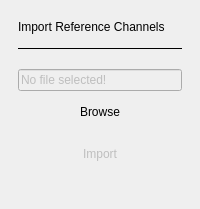
             <widget class="QWidget" name="addReference">
              <layout class="QVBoxLayout" name="verticalLayout_13">
               <property name="leftMargin">
                <number>18</number>
               </property>
               <property name="topMargin">
                <number>20</number>
               </property>
               <property name="rightMargin">
                <number>18</number>
               </property>
               <property name="bottomMargin">
                <number>0</number>
               </property>
               <item>
                <layout class="QVBoxLayout" name="verticalLayout_14">
                 <item>
                  <widget class="QLabel" name="label">
                   <property name="text">
                    <string>Import Reference Channels</string>
                   </property>
                   <property name="general_settings_label" stdset="0">
                    <bool>true</bool>
                   </property>
                  </widget>
                 </item>
                 <item>
                  <spacer name="verticalSpacer_13">
                   <property name="orientation">
                    <enum>Qt::Vertical</enum>
                   </property>
                   <property name="sizeType">
                    <enum>QSizePolicy::Fixed</enum>
                   </property>
                   <property name="sizeHint" stdset="0">
                    <size>
                     <width>20</width>
                     <height>8</height>
                    </size>
                   </property>
                  </spacer>
                 </item>
                 <item>
                  <widget class="Line" name="line_5">
                   <property name="maximumSize">
                    <size>
                     <width>16777215</width>
                     <height>1</height>
                    </size>
                   </property>
                   <property name="frameShadow">
                    <enum>QFrame::Plain</enum>
                   </property>
                   <property name="orientation">
                    <enum>Qt::Horizontal</enum>
                   </property>
                   <property name="blue_line" stdset="0">
                    <bool>true</bool>
                   </property>
                  </widget>
                 </item>
                 <item>
                  <spacer name="verticalSpacer_14">
                   <property name="orientation">
                    <enum>Qt::Vertical</enum>
                   </property>
                   <property name="sizeType">
                    <enum>QSizePolicy::Fixed</enum>
                   </property>
                   <property name="sizeHint" stdset="0">
                    <size>
                     <width>20</width>
                     <height>14</height>
                    </size>
                   </property>
                  </spacer>
                 </item>
                 <item>
                  <widget class="QLineEdit" name="fileLineEdit">
                   <property name="enabled">
                    <bool>false</bool>
                   </property>
                   <property name="text">
                    <string>No file selected!</string>
                   </property>
                   <property name="readOnly">
                    <bool>true</bool>
                   </property>
                  </widget>
                 </item>
                 <item>
                  <widget class="QPushButton" name="btnBrowseFile">
                   <property name="styleSheet">
                    <string notr="true">QPushButton {
  min-height: 30px;
  max-height: 30px;

  border: 0px;
}</string>
                   </property>
                   <property name="text">
                    <string>Browse</string>
                   </property>
                   <property name="blue_button" stdset="0">
                    <bool>true</bool>
                   </property>
                  </widget>
                 </item>
                 <item>
                  <widget class="adiscope::ImportSettings" name="importSettings" native="true">
                   <property name="enabled">
                    <bool>false</bool>
                   </property>
                  </widget>
                 </item>
                 <item>
                  <widget class="QPushButton" name="btnImport">
                   <property name="enabled">
                    <bool>false</bool>
                   </property>
                   <property name="styleSheet">
                    <string notr="true">QPushButton {
  min-height: 30px;
  max-height: 30px;

  border: 0px;
}</string>
                   </property>
                   <property name="text">
                    <string>Import</string>
                   </property>
                   <property name="blue_button" stdset="0">
                    <bool>true</bool>
                   </property>
                  </widget>
                 </item>
                 <item>
                  <spacer name="verticalSpacer_12">
                   <property name="orientation">
                    <enum>Qt::Vertical</enum>
                   </property>
                   <property name="sizeHint" stdset="0">
                    <size>
                     <width>20</width>
                     <height>40</height>
                    </size>
                   </property>
                  </spacer>
                 </item>
                </layout>
               </item>
              </layout>
             </widget>
